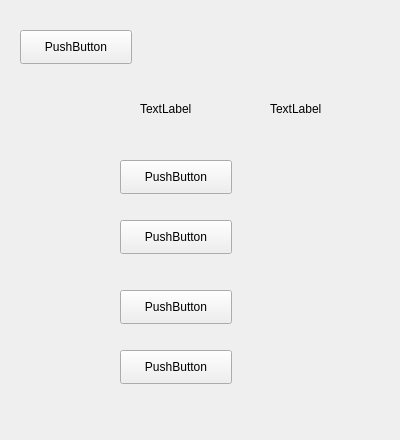
<?xml version="1.0" encoding="UTF-8"?>
<ui version="4.0">
 <class>c2e</class>
 <widget class="QWidget" name="c2e">
  <property name="geometry">
   <rect>
    <x>0</x>
    <y>0</y>
    <width>400</width>
    <height>440</height>
   </rect>
  </property>
  <property name="windowTitle">
   <string>Form</string>
  </property>
  <widget class="QPushButton" name="back">
   <property name="geometry">
    <rect>
     <x>20</x>
     <y>30</y>
     <width>112</width>
     <height>34</height>
    </rect>
   </property>
   <property name="text">
    <string>PushButton</string>
   </property>
  </widget>
  <widget class="QPushButton" name="c1">
   <property name="geometry">
    <rect>
     <x>120</x>
     <y>160</y>
     <width>112</width>
     <height>34</height>
    </rect>
   </property>
   <property name="text">
    <string>PushButton</string>
   </property>
  </widget>
  <widget class="QPushButton" name="c2">
   <property name="geometry">
    <rect>
     <x>120</x>
     <y>220</y>
     <width>112</width>
     <height>34</height>
    </rect>
   </property>
   <property name="text">
    <string>PushButton</string>
   </property>
  </widget>
  <widget class="QPushButton" name="c3">
   <property name="geometry">
    <rect>
     <x>120</x>
     <y>290</y>
     <width>112</width>
     <height>34</height>
    </rect>
   </property>
   <property name="text">
    <string>PushButton</string>
   </property>
  </widget>
  <widget class="QLabel" name="label">
   <property name="geometry">
    <rect>
     <x>140</x>
     <y>100</y>
     <width>81</width>
     <height>18</height>
    </rect>
   </property>
   <property name="text">
    <string>TextLabel</string>
   </property>
  </widget>
  <widget class="QLabel" name="error">
   <property name="geometry">
    <rect>
     <x>270</x>
     <y>100</y>
     <width>81</width>
     <height>18</height>
    </rect>
   </property>
   <property name="text">
    <string>TextLabel</string>
   </property>
  </widget>
  <widget class="QPushButton" name="c4">
   <property name="geometry">
    <rect>
     <x>120</x>
     <y>350</y>
     <width>112</width>
     <height>34</height>
    </rect>
   </property>
   <property name="text">
    <string>PushButton</string>
   </property>
  </widget>
 </widget>
 <resources/>
 <connections/>
</ui>
